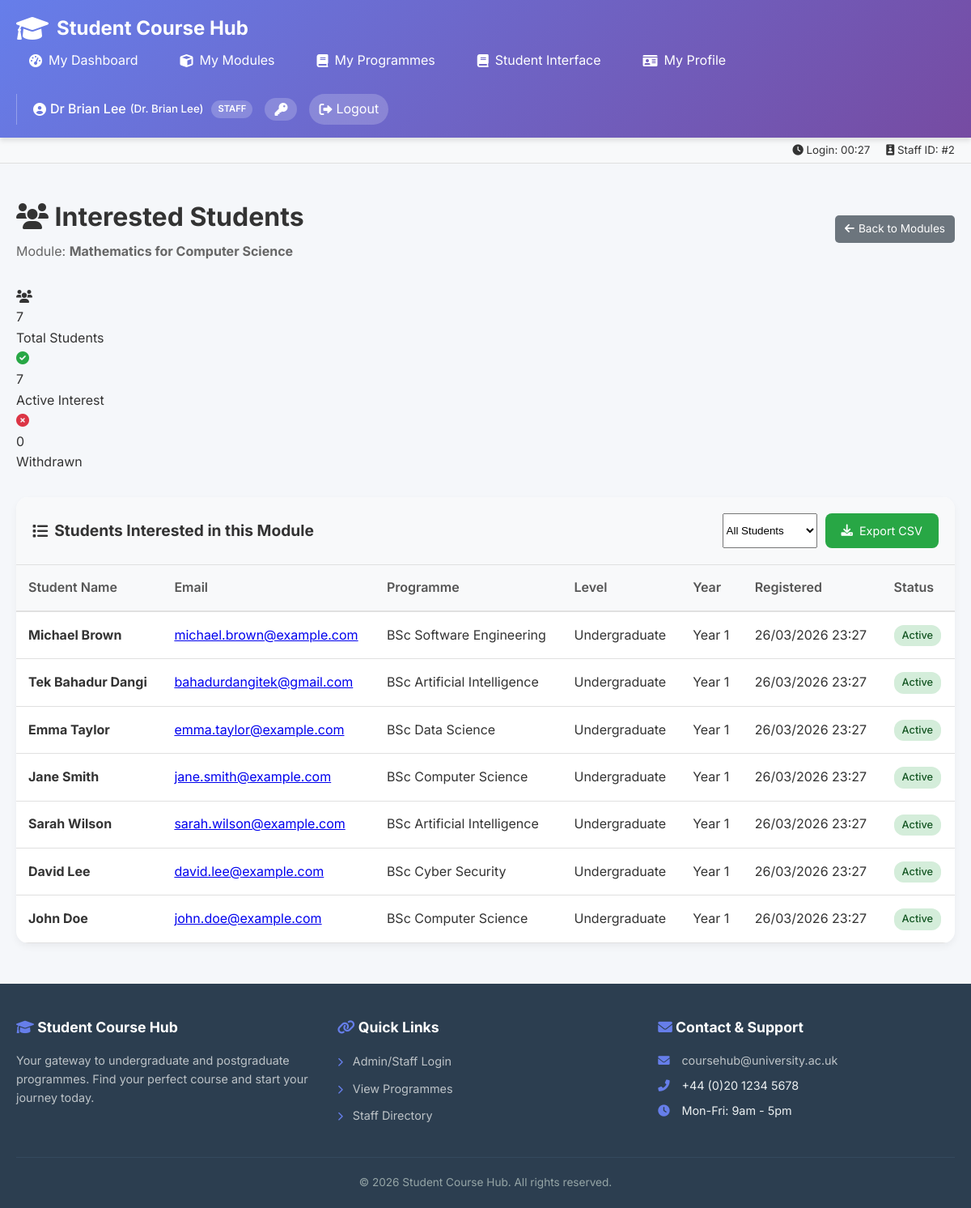
The app's page /module-students.php?module_id=2 (signed in) with its own data.
### tables this page shows
CREATE TABLE Modules (
    ModuleID INT PRIMARY KEY,
    ModuleName VARCHAR(150) NOT NULL,
    ModuleLeaderID INT,
    Description TEXT,
    Image VARCHAR(255),
    ImageAlt TEXT,
    Status ENUM('active','inactive') DEFAULT 'active',
    CreatedAt TIMESTAMP DEFAULT CURRENT_TIMESTAMP,
    UpdatedAt TIMESTAMP DEFAULT CURRENT_TIMESTAMP ON UPDATE CURRENT_TIMESTAMP,
    FOREIGN KEY (ModuleLeaderID) REFERENCES Staff(StaffID)
);

CREATE TABLE InterestedStudents (
    InterestID INT AUTO_INCREMENT PRIMARY KEY,
    ProgrammeID INT NOT NULL,
    StudentName VARCHAR(100) NOT NULL,
    AcademicQualification VARCHAR(50) DEFAULT NULL,
    Email VARCHAR(255) NOT NULL,
    ReceiveUpdates ENUM('yes','no') DEFAULT 'no',
    RegisteredAt TIMESTAMP DEFAULT CURRENT_TIMESTAMP,
    Status ENUM('active','withdrawn') DEFAULT 'active',
    WithdrawnAt TIMESTAMP NULL,
    FOREIGN KEY (ProgrammeID) REFERENCES Programmes(ProgrammeID) ON DELETE CASCADE,
    UNIQUE (Email, ProgrammeID)
);

CREATE TABLE Programmes (
    ProgrammeID INT PRIMARY KEY AUTO_INCREMENT,
    ProgrammeName VARCHAR(150) NOT NULL,
    LevelID INT,
    ProgrammeLeaderID INT,
    Description TEXT,
    Image VARCHAR(255),
    ImageAlt TEXT,
    Status ENUM('published','draft') DEFAULT 'draft',
    CreatedAt TIMESTAMP DEFAULT CURRENT_TIMESTAMP,
    UpdatedAt TIMESTAMP DEFAULT CURRENT_TIMESTAMP ON UPDATE CURRENT_TIMESTAMP,
    FOREIGN KEY (LevelID) REFERENCES Levels(LevelID),
    FOREIGN KEY (ProgrammeLeaderID) REFERENCES Staff(StaffID)
);

CREATE TABLE Levels (
    LevelID INT PRIMARY KEY,
    LevelName VARCHAR(50) NOT NULL
);

### module-students.php (the view, shortened to what this page needs)
<?php
require_once '../includes/config.php';
$staff_id = $_SESSION['staff_id'] ?? 0;
$module_id = isset($_GET['module_id']) ? (int)$_GET['module_id'] : 0;
$check_query = "SELECT ModuleID, ModuleName FROM Modules WHERE ModuleID = $module_id AND ModuleLeaderID = $staff_id";
$check_result = mysqli_query($conn, $check_query);
$module = mysqli_fetch_assoc($check_result);
include '../includes/header.php';
$students_query = "SELECT DISTINCT i.*, p.ProgrammeName, l.LevelName, pm.Year
                   FROM InterestedStudents i
                   JOIN ProgrammeModules pm ON i.ProgrammeID = pm.ProgrammeID
                   JOIN Programmes p ON i.ProgrammeID = p.ProgrammeID
                   JOIN Levels l ON p.LevelID = l.LevelID
                   WHERE pm.ModuleID = $module_id
                   ORDER BY i.RegisteredAt DESC";
$students_result = mysqli_query($conn, $students_query);
$total_students = mysqli_num_rows($students_result);
$active_students = 0;
$withdrawn_students = 0;
while ($student = mysqli_fetch_assoc($students_result)) {
    if ($student['Status'] == 'active') {
        $active_students++;
    } else {
        $withdrawn_students++;
    }
}
mysqli_data_seek($students_result, 0);
?>
<div class="dashboard-title" style="display: flex; justify-content: space-between; align-items: center; margin-bottom: 30px;">
    <div>
        <h1><i class="fas fa-users"></i> Interested Students</h1>
        <p style="color: #666; margin-top: 5px;">
            Module: <strong><?php echo htmlspecialchars($module['ModuleName']); ?></strong>
        </p>
    </div>
    <a href="my-modules.php" class="view-btn" style="background: #6c757d;">
        <i class="fas fa-arrow-left"></i> Back to Modules
    </a>
</div>
<div class="dashboard-grid" style="margin-bottom: 30px;">
    <div class="dashboard-card">
        <div class="card-icon">
            <i class="fas fa-users"></i>
        </div>
        <div class="card-number"><?php echo $total_students; ?></div>
        <div class="card-label">Total Students</div>
    </div>
    <div class="dashboard-card">
        <div class="card-icon">
            <i class="fas fa-check-circle" style="color: #28a745;"></i>
        </div>
        <div class="card-number"><?php echo $active_students; ?></div>
        <div class="card-label">Active Interest</div>
    </div>
    <div class="dashboard-card">
        <div class="card-icon">
            <i class="fas fa-times-circle" style="color: #dc3545;"></i>
        </div>
        <div class="card-number"><?php echo $withdrawn_students; ?></div>
        <div class="card-label">Withdrawn</div>
    </div>
</div>
<?php if ($total_students > 0): ?>
<div class="table-container">
    <div class="table-header">
        <h2><i class="fas fa-list"></i> Students Interested in this Module</h2>
        <div style="display: flex; gap: 10px;">
            <select onchange="filterStudents(this.value)" class="filter-select">
                <option value="all">All Students</option>
            </select>
            <a href="export-module-students.php?module_id=<?php echo $module_id; ?>" class="add-btn">
                <i class="fas fa-download"></i> Export CSV
            </a>
        </div>
    </div>
    <div class="table-responsive">
        <table id="studentsTable">
            <thead>
                <tr>
                    <th>Student Name</th>
                    <th>Email</th>
                    <th>Programme</th>
                    <th>Level</th>
                    <th>Year</th>
                    <th>Registered</th>
                    <th>Status</th>
                </tr>
            </thead>
            <tbody>
                <?php while ($student = mysqli_fetch_assoc($students_result)): ?>
                <tr data-status="<?php echo $student['Status']; ?>">
                    <td><strong><?php echo htmlspecialchars($student['StudentName']); ?></strong></td>
                    <td>
                        <a href="mailto:<?php echo htmlspecialchars($student['Email']); ?>">
                            <?php echo htmlspecialchars($student['Email']); ?>
                        </a>
                    </td>
                    <td><?php echo htmlspecialchars($student['ProgrammeName']); ?></td>
                    <td><?php echo htmlspecialchars($student['LevelName']); ?></td>
                    <td>Year <?php echo $student['Year']; ?></td>
                    <td><?php echo date('d/m/Y H:i', strtotime($student['RegisteredAt'])); ?></td>
                    <td>
                        <span class="status-badge status-<?php echo strtolower($student['Status']); ?>">
                            <?php echo ucfirst($student['Status']); ?>
                        </span>
                    </td>
                </tr>
                <?php endwhile; ?>
            </tbody>
        </table>
    </div>
</div>
<?php endif; ?>
<?php include '../includes/footer.php'; ?>

### css/common.css (style rules this page uses)
* { margin: 0; padding: 0; box-sizing: border-box; }
body { font-family: 'Inter', sans-serif; background: #f5f7fa; color: #333; line-height: 1.6; }
.add-btn { background: #28a745; color: white; border: none; padding: 10px 20px; border-radius: 8px; cursor: pointer; font-size: 0.9rem; display: inline-flex; align-items: center; gap: 8px; text-decoration: none; transition: all 0.3s ease; }
.edit-btn, .delete-btn, .view-btn { padding: 6px 12px; border: none; border-radius: 5px; cursor: pointer; font-size: 0.85rem; transition: all 0.2s ease; text-decoration: none; display: inline-flex; align-items: center; gap: 5px; }
.view-btn { background: #17a2b8; color: white; }
.table-container { background: white; border-radius: 15px; overflow: hidden; box-shadow: 0 4px 10px rgba(0,0,0,0.05); margin-bottom: 30px; }
.table-header { padding: 20px; background: #f8f9fa; border-bottom: 1px solid #e0e0e0; display: flex; justify-content: space-between; align-items: center; flex-wrap: wrap; gap: 15px; }
.table-header h2 { font-size: 1.2rem; color: #333; margin: 0; display: flex; align-items: center; gap: 8px; }
.table-responsive { overflow-x: auto; -webkit-overflow-scrolling: touch; }
table { width: 100%; border-collapse: collapse; }
th { background: #f8f9fa; padding: 15px; text-align: left; font-weight: 600; color: #555; border-bottom: 2px solid #e0e0e0; }
td { padding: 15px; border-bottom: 1px solid #e0e0e0; vertical-align: middle; }
.status-badge { display: inline-block; padding: 4px 12px; border-radius: 20px; font-size: 0.8rem; font-weight: 500; }
.status-published, .status-active { background: #d4edda; color: #155724; }

### module-students.php (style rules this page uses)
.status-badge.status-active { background: #d4edda; color: #155724; padding: 3px 10px; border-radius: 12px; font-size: 0.8rem; }

### records on screen
modules: ModuleName "Mathematics for Computer Science"
interestedstudents: StudentName "Michael Brown", Email "michael.brown@example.com", ProgrammeID.ProgrammeName "BSc Software Engineering", levels.LevelName "Undergraduate", Year "1", RegisteredAt "26/03/2026 23:27", Status "Active"
interestedstudents: StudentName "Tek Bahadur Dangi", Email "bahadurdangitek@gmail.com", ProgrammeID.ProgrammeName "BSc Artificial Intelligence", levels.LevelName "Undergraduate", Year "1", RegisteredAt "26/03/2026 23:27", Status "Active"
interestedstudents: StudentName "Emma Taylor", Email "emma.taylor@example.com", ProgrammeID.ProgrammeName "BSc Data Science", levels.LevelName "Undergraduate", Year "1", RegisteredAt "26/03/2026 23:27", Status "Active"
interestedstudents: StudentName "Jane Smith", Email "jane.smith@example.com", ProgrammeID.ProgrammeName "BSc Computer Science", levels.LevelName "Undergraduate", Year "1", RegisteredAt "26/03/2026 23:27", Status "Active"
interestedstudents: StudentName "Sarah Wilson", Email "sarah.wilson@example.com", ProgrammeID.ProgrammeName "BSc Artificial Intelligence", levels.LevelName "Undergraduate", Year "1", RegisteredAt "26/03/2026 23:27", Status "Active"
interestedstudents: StudentName "David Lee", Email "david.lee@example.com", ProgrammeID.ProgrammeName "BSc Cyber Security", levels.LevelName "Undergraduate", Year "1", RegisteredAt "26/03/2026 23:27", Status "Active"
interestedstudents: StudentName "John Doe", Email "john.doe@example.com", ProgrammeID.ProgrammeName "BSc Computer Science", levels.LevelName "Undergraduate", Year "1", RegisteredAt "26/03/2026 23:27", Status "Active"

### other values on screen
$current_user_name "Dr Brian Lee"
$staff_name "Dr. Brian Lee"
$current_user_role "STAFF"
date('H:i', $_SESSION['login_time']) "00:27"
$staff_id "2"
$total_students "7"
$active_students "7"
$withdrawn_students "0"
